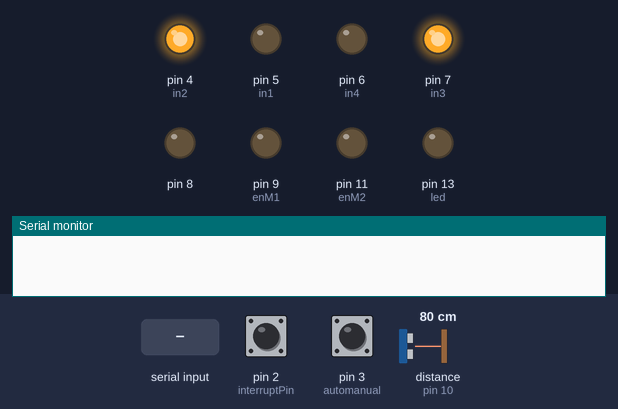
The sketch below on a simulated Arduino Uno, built with avr-gcc and run on an emulated ATmega328P. Shown: output pins drawn as LEDs (lit = HIGH), the last lines printed to the serial monitor. Wiring (inferred from the names in the program): ultrasonic range finder: trigger pin 12; echo pin 10. Inputs (shaded band) come from the test bench; at power-on: distance to the obstacle (sensor on pin 10) 80 cm, pin 2 (interruptPin) HIGH, pin 3 (automanual) HIGH. The echo pulse lasts 58.3 µs per cm; pins used as bus, display or sensor lines are not drawn.

Above: at 1.2 s.
1.3 s: distance to the obstacle (sensor on pin 10) set to 73 cm
2.8 s: distance to the obstacle (sensor on pin 10) set to 67 cm
At 3.4 s:
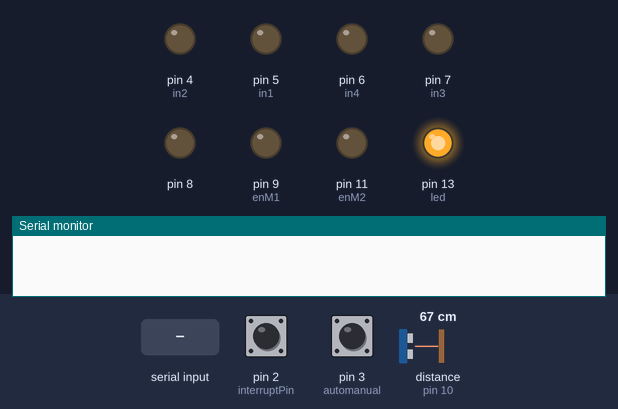
4.3 s: pin 2 (interruptPin) pulled LOW for 0.15 s
At 5.5 s:
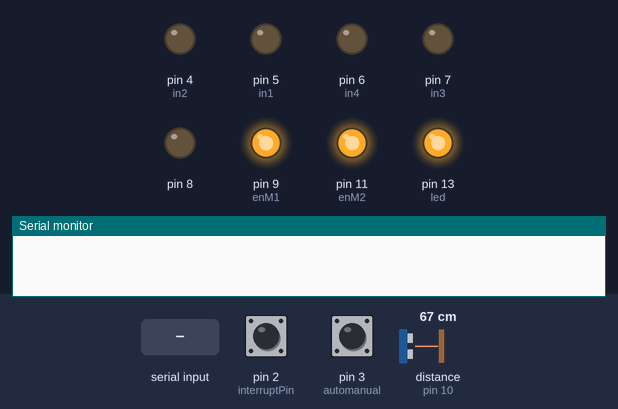
5.9 s: "r" received over Serial
At 6.8 s:
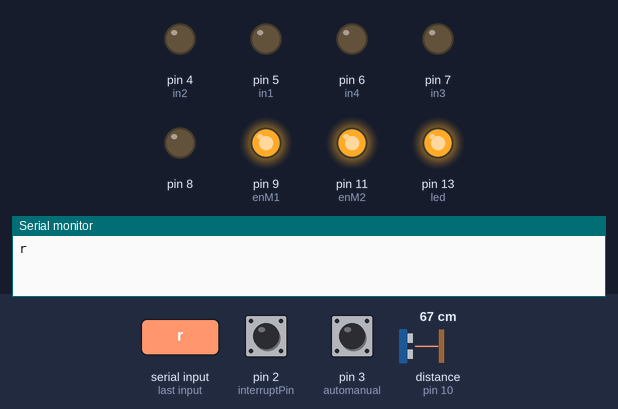
7.4 s: "l" received over Serial
At 8.6 s:
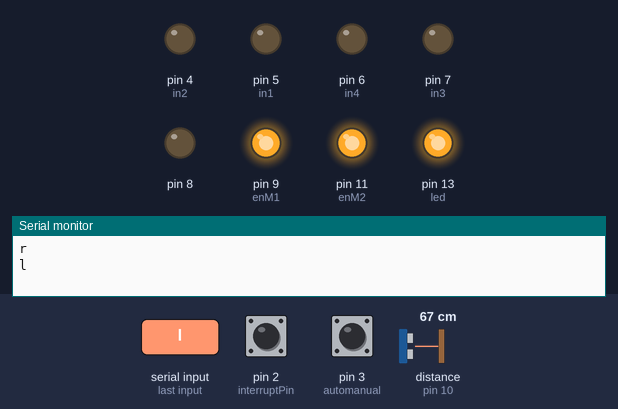
8.9 s: distance to the obstacle (sensor on pin 10) set to 120 cm
At 9.5 s:
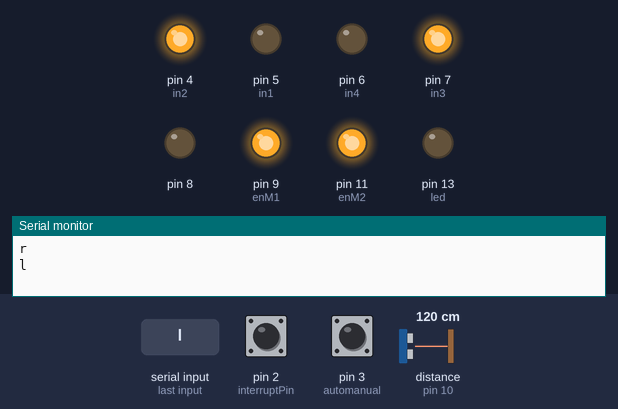
Timing chart, 0 to 11.4 s (numbered marks = the images above; inputs shaded):
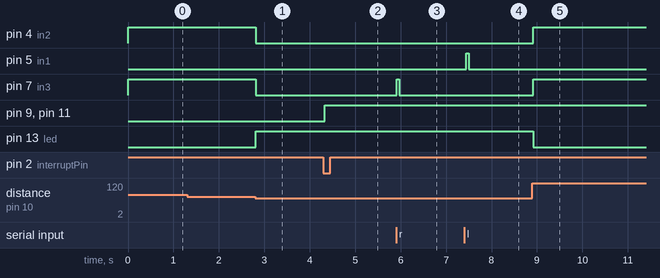

The sketch:

sketch_jul12a.ino
```cpp
/*
Saurabh Salvi ME22B1033

MARS Task-2 Assignment

Subtask-3
*/

int in1 = 5;
int in2 = 4;
int enM1 = 9;
int enM2 = 11;
int in3 = 7;
int in4 = 6;
int trig = 12;
int echo = 10;
int interruptPin = 2;
int automanual = 3;
int control = 0;
int state = LOW;
float time;
float distance;
//int buzzer = 8;
int led=13;

void setup(){
  Serial.begin(9600);
  pinMode(in1, OUTPUT);
  pinMode(in2, OUTPUT);
  pinMode(enM1, OUTPUT);
  pinMode(in3, OUTPUT);
  pinMode(in4, OUTPUT);
  pinMode(enM2, OUTPUT);
  pinMode(trig, OUTPUT);
  pinMode(automanual, INPUT_PULLUP);
  pinMode(echo, INPUT);
  pinMode(interruptPin, INPUT_PULLUP);
  pinMode(8, OUTPUT);
  pinMode(led, OUTPUT);
  //pinMode(buzzer, OUTPUT);

  attachInterrupt(digitalPinToInterrupt(interruptPin), startStop, FALLING);
  attachInterrupt(digitalPinToInterrupt(automanual),AM, FALLING);

}

void loop(){
  digitalWrite(trig, LOW);// Clearing purpose
  delayMicroseconds(10);

  digitalWrite(trig, HIGH);//On the trig pin
  delayMicroseconds(10);
  digitalWrite(trig, LOW);
  delayMicroseconds(10);

  time = pulseIn(echo, HIGH);
  distance = (time * 0.034)/2 ;

  if(distance < 70){
  		digitalWrite(led, HIGH);
    	//digitalWrite(buzzer, HIGH);
  }
  else{
  		digitalWrite(led, LOW);
    	//digitalWrite(buzzer, LOW);
  }

  if(control == 0){ //AUTO
    		 		digitalWrite(enM1, state);
                    digitalWrite(in3, HIGH);//clock
                    digitalWrite(in4, LOW);
                    digitalWrite(enM2, state);
                    digitalWrite(in1,LOW);//anticlock
                    digitalWrite(in2,HIGH);
  if(distance < 70){
    //Wait for the instructions (car waits for input)
    				digitalWrite(enM1, state);
                    digitalWrite(in3, LOW);//clock
                    digitalWrite(in4, LOW);
                    digitalWrite(enM2, state);
                    digitalWrite(in1,LOW);//anticlock
                    digitalWrite(in2,LOW);

      if(Serial.available()>0)
       {
          char data= Serial.read(); // reading the data received from the bluetooth module
          Serial.println(data);
        switch(data)
          {
            case 'r':
               // while(distance < 70){

                //right turn
                    digitalWrite(enM1, state);
                    digitalWrite(in3,HIGH); //clock
                    digitalWrite(in4,LOW);
                    digitalWrite(enM2, state);
                    digitalWrite(in1,LOW);
                    digitalWrite(in2,LOW);
                  	/*delay(2000);
                  	break;*/

                //}

                break; // when r is pressed on the app on your smart phone


            case 'l':
                // while(distance < 70){

                      //left turn
                      digitalWrite(enM1, state);
                      digitalWrite(in3,LOW);
                      digitalWrite(in4,LOW);
                      digitalWrite(enM2, state);
                      digitalWrite(in1,HIGH);//anticlock
                      digitalWrite(in2,LOW);

                  //}


                break; // when l is pressed on the app on your smart phone

            default :
            		/*digitalWrite(enM1, LOW);
                   	digitalWrite(in3, LOW);
                    digitalWrite(in4, LOW);
                    digitalWrite(enM2, LOW);
                    digitalWrite(in1,LOW);
                    digitalWrite(in2,LOW);*/
                break;
          }

       }
   /* else{
    				digitalWrite(enM1, LOW);
                   	digitalWrite(in3, HIGH);//clock
                    digitalWrite(in4, LOW);
                    digitalWrite(enM2, LOW);
                    digitalWrite(in1,LOW);//anticlock
                    digitalWrite(in2,HIGH);
    }*/
  }
   delay(50);
  }

else if(control == 1){ //manual

  		if(Serial.available()>0)
       {
          char data= Serial.read(); // reading the data received from the bluetooth module
          Serial.println(data);
          switch(data)
          {
            case 'r':


                //right turn
                    digitalWrite(enM1, state);
                    digitalWrite(in3,HIGH); //clock
                    digitalWrite(in4,LOW);
                    digitalWrite(enM2, state);
                    digitalWrite(in1,LOW);
                    digitalWrite(in2,LOW);


                break; // when r is pressed on the app on your smart phone


            case 'l':


                      //left turn
                      digitalWrite(enM1, state);
                      digitalWrite(in3,LOW);
                      digitalWrite(in4,LOW);
                      digitalWrite(enM2, state);
                      digitalWrite(in1,LOW);//anticlock
                      digitalWrite(in2,HIGH);


                break; // when l is pressed on the app on your smart phone
			case 'f':
            		  digitalWrite(enM1, state);
                      digitalWrite(in3,HIGH); //clock
                      digitalWrite(in4,LOW);
                      digitalWrite(enM2, state);
                      digitalWrite(in1,LOW);//anticlock
                      digitalWrite(in2,HIGH);
            			break;

            case 'b':
            		  digitalWrite(enM1, state);
                      digitalWrite(in3,LOW); //anticlock
                      digitalWrite(in4,HIGH);
                      digitalWrite(enM2, state);
                      digitalWrite(in1,HIGH);//clock
                      digitalWrite(in2,LOW);
            			break;
            case 's':
            		digitalWrite(enM1, LOW);
                      digitalWrite(in3,LOW); //anticlock
                      digitalWrite(in4,LOW);
                      digitalWrite(enM2, LOW);
                      digitalWrite(in1,LOW);//clock
                      digitalWrite(in2,LOW);
            			break;
            default :
            		digitalWrite(enM1, LOW);
                   	digitalWrite(in3, LOW);
                    digitalWrite(in4, LOW);
                    digitalWrite(enM2, LOW);
                    digitalWrite(in1,LOW);
                    digitalWrite(in2,LOW);
                break;
          }

       }
  	}
}

void startStop(){
	state = !state;
}

void AM(){
  	control = !control;
 /* if(control==0){
  	Serial.println("------AUTO mode-------")
  }
  else{
  	Serial.println("------MANUAL mode-----")
  }*/
  }
```

Measured:
- the behaviour switches between 71 and 70 cm on distance to the obstacle (sensor on pin 10) (found by bisection; images 0 and 1)
- after the input at 1.3 s, every drawn part: stays the same
- after the input at 2.8 s, pin 4 (in2), pin 7 (in3): HIGH → LOW at once; pin 13 (led): LOW → HIGH at once
- after the input at 4.3 s, pin 9 (enM1), pin 11 (enM2): LOW → HIGH at once
- after the input at 5.9 s, pin 7 (in3): LOW → HIGH at once, → LOW 0.05 s later
- after the input at 7.4 s, pin 5 (in1): LOW → HIGH at once, → LOW 0.05 s later
- after the input at 8.9 s, pin 4 (in2), pin 7 (in3): LOW → HIGH at once; pin 13 (led): HIGH → LOW at once
